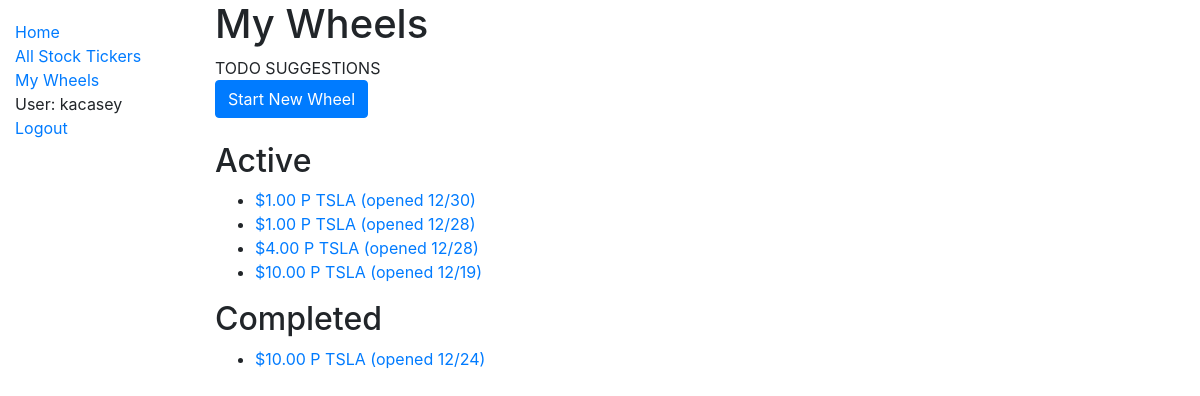
/catalog/wheels/ (signed in), run on an earlier commit of the app's database.
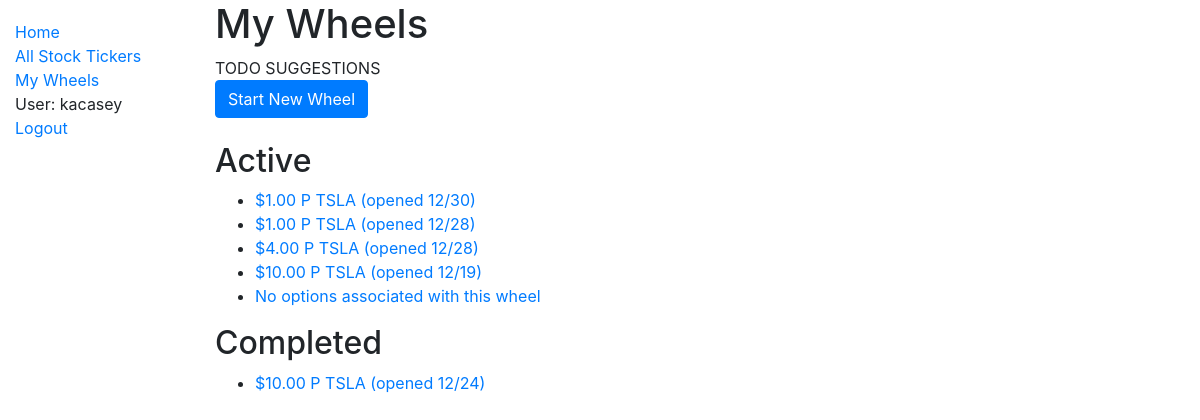
And on a later commit of the database.
### catalog/models.py (models this page shows, shortened)
class OptionWheel(models.Model):
    user = models.ForeignKey(
        settings.AUTH_USER_MODEL,
        on_delete=models.CASCADE,
    )
    is_active = models.BooleanField()
    total_profit = models.DecimalField(max_digits=12, decimal_places=2, default=None, null=True)
    total_days_active = models.IntegerField(default=None, null=True)
    collatoral = models.DecimalField(max_digits=12, decimal_places=2, default=None, null=True)
    def get_first_option_purchase(self):
        return OptionPurchase.objects.filter(option_wheel=self.id).first()
    def get_open_date(self):
        first = self.get_first_option_purchase()
        if first:
            return first.purchase_date.date()
        return datetime.min.date()
    def __str__(self):
        first_option_purchase = self.get_first_option_purchase()
        if first_option_purchase is None:
            return "No options associated with this wheel"
        strike = first_option_purchase.strike
        call_or_put = first_option_purchase.call_or_put
        ticker = first_option_purchase.stock_ticker
        open = first_option_purchase.purchase_date.strftime('%m/%d')
        return f"${strike} {call_or_put} {str(ticker)} (opened {open})"
    def get_absolute_url(self):
        return reverse('wheel-detail', args=[str(self.id)])

class OptionPurchase(models.Model):
    stock_ticker = models.ForeignKey(
        'StockTicker',
        on_delete=models.CASCADE,
    )
    user = models.ForeignKey(
        settings.AUTH_USER_MODEL,
        on_delete=models.CASCADE,
    )
    option_wheel = models.ForeignKey(
        'OptionWheel',
        on_delete=models.CASCADE,
    )
    purchase_date = models.DateTimeField()
    expiration_date = models.DateField()
    premium = models.DecimalField(max_digits=12, decimal_places=2)
    strike = models.DecimalField(max_digits=12, decimal_places=2)
    price_at_date = models.DecimalField(max_digits=12, decimal_places=2)
    class CallOrPut(models.TextChoices):
        CALL = 'C', _('Call')
        PUT = 'P', _('Put')
    call_or_put = models.CharField(
        max_length=1,
        choices=CallOrPut.choices,
        default=CallOrPut.PUT,
    )

class StockTicker(models.Model):
    name = models.CharField(max_length=200, help_text='Enter a ticker, like TSLA.')
    class StockRecommendation(models.TextChoices):
        NONE = 'NO', _('None')
        STABLE = 'ST', _('Stable Choice')
        HIGHVOLATILITY = 'HV', _('High Volatility')
    recommendation = models.CharField(
        max_length=2,
        choices=StockRecommendation.choices,
        default=StockRecommendation.NONE,
    )
    def __str__(self):
        return self.name

### catalog/views.py (the view)
# urls.py: path('wheels/', views.OptionWheelListView.as_view(), name='wheels'),
class OptionWheelListView(LoginRequiredMixin, generic.ListView):
    model = OptionWheel
    context_object_name = 'wheels'
    template_name = 'catalog/optionwheel_list.html'
    def get_queryset(self):
        user = self.request.user
        active = OptionWheel.objects.filter(user=user, is_active=True)
        active_sorted = sorted(active, key=lambda x: x.get_open_date(), reverse=True)
        completed = OptionWheel.objects.filter(user=user, is_active=False)
        completed_sorted = sorted(completed, key=lambda x: x.get_open_date(), reverse=True)
        queryset = {
            'active_wheels': active_sorted,
            'completed_wheels': completed_sorted,
        }
        return queryset

### catalog/templates/catalog/optionwheel_list.html
{% extends "base_generic.html" %}
{% block content %}
  <h1>My Wheels</h1>
  TODO SUGGESTIONS
  <br>
  <a type="button" class="btn btn-primary" href="{% url 'wheel-create' %}">Start New Wheel</a>
  <br>
  <br>
  <h2>Active</h2>
  {% if wheels.active_wheels %}
      <ul>
        {% for wheel in wheels.active_wheels %}
          <li>
            <a href="{{ wheel.get_absolute_url }}">{{ wheel }}</a>
          </li>
        {% endfor %}
      </ul>
  {% else %}
    <p>You have no active wheels</p>
  {% endif %}
  <h2>Completed</h2>
  {% if wheels.completed_wheels %}
      <ul>
        {% for wheel in wheels.completed_wheels %}
          <li>
            <a href="{{ wheel.get_absolute_url }}">{{ wheel }}</a>
          </li>
        {% endfor %}
      </ul>
  {% else %}
    <p>You have no completed wheels</p>
  {% endif %}
{% endblock %}

What changed in the data, as far as the page shows it:
added OptionWheel: id "No options associated with this wheel", shown under "Active"
